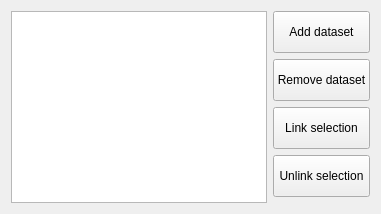
           <widget class="QWidget" name="tab_6">
            <attribute name="title">
             <string>datasets</string>
            </attribute>
            <layout class="QGridLayout" name="gridLayout_11">
             <item row="1" column="2">
              <widget class="QPushButton" name="pushButton_3">
               <property name="sizePolicy">
                <sizepolicy hsizetype="Minimum" vsizetype="Expanding">
                 <horstretch>0</horstretch>
                 <verstretch>0</verstretch>
                </sizepolicy>
               </property>
               <property name="text">
                <string>Remove dataset</string>
               </property>
              </widget>
             </item>
             <item row="0" column="2">
              <widget class="QPushButton" name="addGFDataSet">
               <property name="sizePolicy">
                <sizepolicy hsizetype="Minimum" vsizetype="Expanding">
                 <horstretch>0</horstretch>
                 <verstretch>0</verstretch>
                </sizepolicy>
               </property>
               <property name="text">
                <string>Add dataset</string>
               </property>
              </widget>
             </item>
             <item row="0" column="0" rowspan="5">
              <widget class="QTableView" name="globalfitting_DataView"/>
             </item>
             <item row="2" column="2">
              <widget class="QPushButton" name="linkGFparam">
               <property name="sizePolicy">
                <sizepolicy hsizetype="Minimum" vsizetype="Expanding">
                 <horstretch>0</horstretch>
                 <verstretch>0</verstretch>
                </sizepolicy>
               </property>
               <property name="text">
                <string>Link selection</string>
               </property>
              </widget>
             </item>
             <item row="3" column="2">
              <widget class="QPushButton" name="unlinkGFparam">
               <property name="sizePolicy">
                <sizepolicy hsizetype="Minimum" vsizetype="Expanding">
                 <horstretch>0</horstretch>
                 <verstretch>0</verstretch>
                </sizepolicy>
               </property>
               <property name="text">
                <string>Unlink selection</string>
               </property>
              </widget>
             </item>
            </layout>
           </widget>
